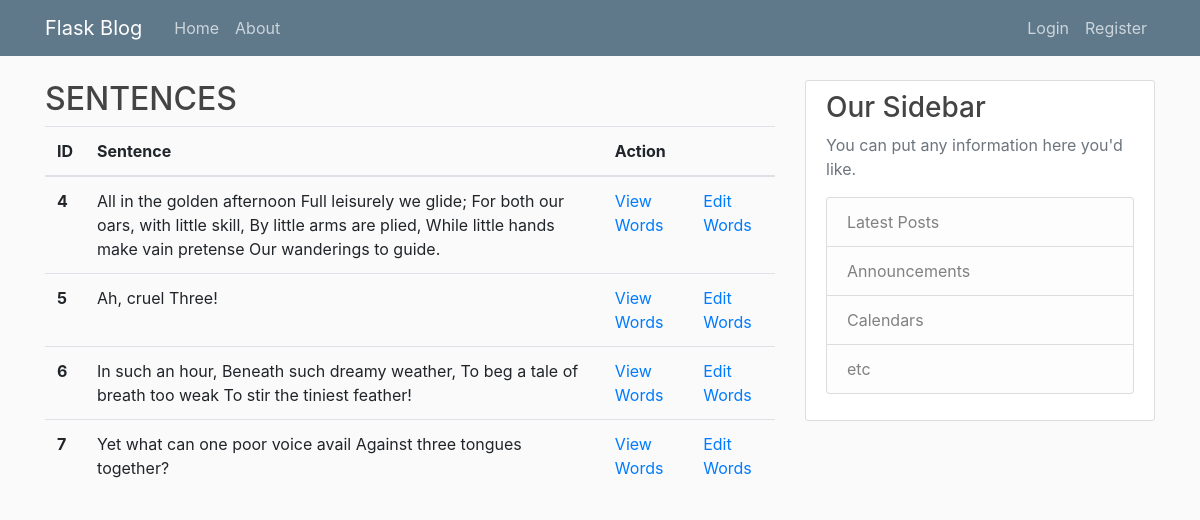
The page /view_text/3 on the database its author committed.
### flaskblog/models.py (models this page shows, shortened)
class Sent(db.Model):
    id = db.Column(db.Integer, primary_key=True)
    sentence = db.Column(db.String(500), nullable=False)
    owner_id = db.Column(db.Integer, db.ForeignKey('texts.id'), nullable=False)
    word = db.relationship('Words', backref='sentowner', lazy=True)

### flaskblog/routes.py (the view)
@app.route("/view_text/<int:texts_id>", methods=['GET', 'POST'])
def sent(texts_id):
    text = Texts.query.get_or_404(texts_id)
    sent = Sent.query.filter_by(owner=text)
    return render_template('sent.html', title=text.title, text=text, sent=sent)

### flaskblog/templates/sent.html (shortened to what this page needs)
{% extends "layout.html" %}
{% block content %}
<h2>SENTENCES</h2>
<table class="table">
    <thead>
      <tr>
        <th scope="col">ID</th>
        <th scope="col">Sentence</th>
        <th scope="col">Action</th>
        <th scope="col"></th>
      </tr>
    </thead>
    <tbody>
        {% for i in sent %}
        <tr>
          <th>{{ i.id }}</th>
          <td>{{ i.sentence }}</td>
          <td><a href="{{ url_for('words', sent_id=i.id) }}">View Words</a></td>
          <td><a href="{{ url_for('edit_words', sent_id=i.id) }}">Edit Words</a></td>
        </tr>
        {% endfor %}
    </tbody>
</table>
{% endblock content %}

### flaskblog/static/main.css (style rules this page uses)
body { background: #fafafa; color: #333333; margin-top: 5rem; }
h1, h2, h3, h4, h5, h6 { color: #444444; }

### rows shown on the page
Sent: id "4", sentence "All in the golden afternoon Full leisurely we glide; For both our oars, with little skill, By little arms are plied, While little hands make vain pretense Our wanderings to guide."
Sent: id "5", sentence "Ah, cruel Three!"
Sent: id "6", sentence "In such an hour, Beneath such dreamy weather, To beg a tale of breath too weak To stir the tiniest feather!"
Sent: id "7", sentence "Yet what can one poor voice avail Against three tongues together?"
